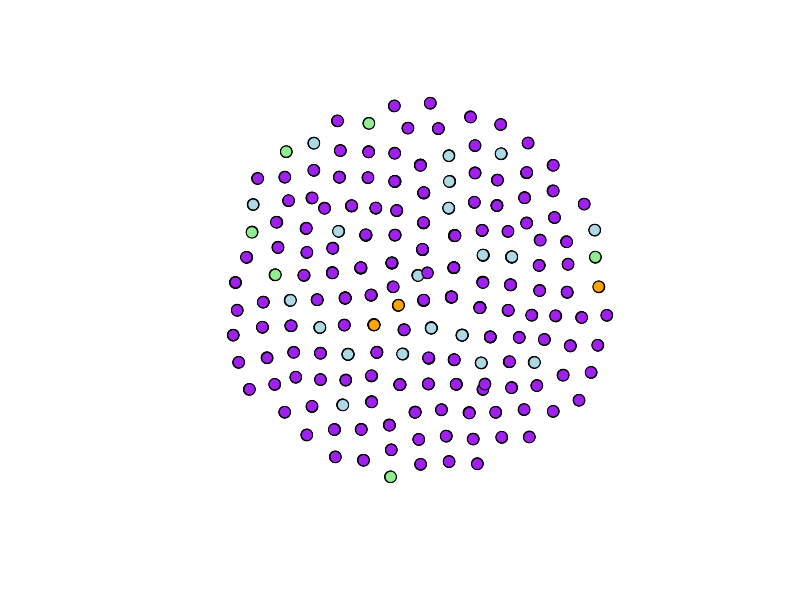

The R script that drew this image:

library(igraph)
library(dplyr)

vih_data<-read.csv("vih_red_completa.csv")

#modificar la base de datos para corregir un error#

library(tidyverse)
vih_data_r <- vih_data$resistencia=="Sin resistencia"
vih_data$resistencia[vih_data_r] <- "sin_resistencia"

conexiones <- vih_data %>%
  filter(cluster_id != 0 & cd4_a < 200) %>%    # Seleccionamos solo aquellos en clusters y con conteo de linfocitos CD4  mayor a 500
  group_by(cluster_id) %>%      # Agrupamos mediante este criterio
  filter(n() >= 4) %>%          # Excluye clusters con menos de 4 individuos
  summarise(pares = list(combn(id_muestra, 2, simplify = F))) %>% 
            # Nuevo df, "pares" que contiene las combinaciones del id según su cluster
  tidyr::unnest(pares) %>%  # Deshanida la lista anterior para que igraph pueda leerla
  mutate(from = sapply(pares, `[[`, 1),      # Genera dos nuevas columnas "from" y "to" 
         to   = sapply(pares, `[[`, 2)) %>%  # señalando de dónde sale y a dónde llega 
  select(from, to)            # Se descarta la columna pares

colores  <- c("NNRTI" = "lightblue", "NRTI"="orange", 
              "PI"="lightgreen", "sin_resistencia"="purple")

g <- graph_from_data_frame(conexiones, directed = F)

plot(g, vertex.label = NA,  vertex.size  = 6, 
     vertex.color = colores[vih_data$resistencia])

vcount(g) # Número de nodos
ecount(g) # Número de conexiones

# Tabla de datos limpia con los datos que vamos a utilizar #

columnas_non <- c("colonia", "municipio", "cp", "seguridad_social") #crear un nuevo 
#objeto en el que indiquemos las columnas que no necesitamos#

vih_data_limpia <-vih_data[, !names(vih_data) %in% columnas_non] #para no modificar 
#nuestra base de datos original, creamos una nueva tabla, ahí indicamos de donde va 
#a tomar los datos de las columnas a borrar#

#haremos la comparación de edad con varias categorías, así que vamos a eliminar 
#aquellos datos que no tengan edad para que quede mejor la tabla#

vih_data_limpia <- vih_data_limpia[vih_data_limpia$edad != "", ]
#en la tabla no hay "0" o "NA", son simplemente espacios vacíos, por lo que en la 
#base de datos limpia vamos a indicar de que columna queremos eliminar esos espacios
#vacíos#

# Comparación de los datos obtenidos de la base de datos #

#
